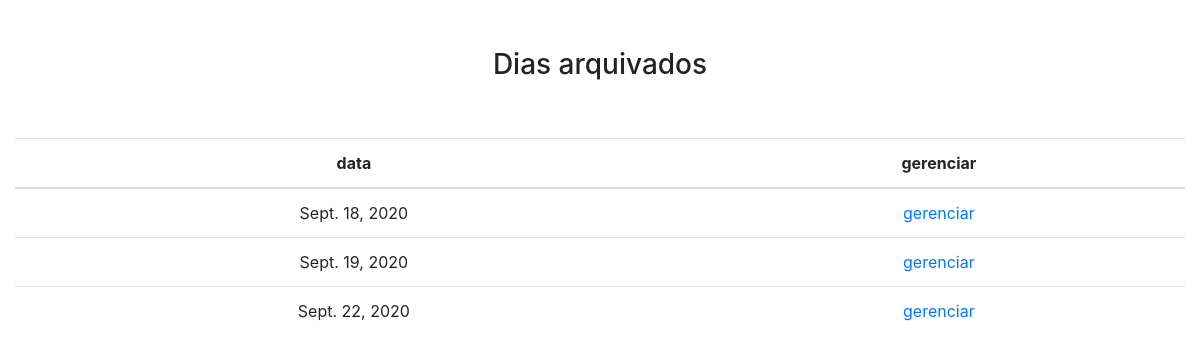
The app's page /core/aluno/turma/diaArquivado/5 with its own data.
### core/models.py (models this page shows, shortened)
class Dia(models.Model):
    data = models.DateField(auto_now=False, auto_now_add=False)
    turma = models.ForeignKey(
        Turma, on_delete=models.CASCADE, related_name='%(class)s_turmas')
    ativo = models.BooleanField(blank=True, default=True)

### core/views.py (the view)
# urls.py: path('aluno/turma/diaArquivado/<int:idTurma>', core_aluno_dia_arquivado_lista,
def core_aluno_dia_arquivado_lista(request, idTurma):
    turma = Turma.objects.get(id=idTurma)
    dias = Dia.objects.filter(turma=turma).filter(ativo=False)
    c = {
        'dias': dias,
    }
    return render(request, 'core/turma/dia_arquivado.html', c)

### core/templates/core/turma/dia_arquivado.html (shortened to what this page needs)
{% extends 'base.html' %}
{% block conteudo %}
    <div class="row mt-md-5">
        <div class="col justify-content-center d-flex">
            <h3>Dias arquivados</h3>
        </div>
    </div>
    <div class="row mt-md-5">
        <div class="col justify-content-center d-flex">
            <table class='table text-center'>
                <thead>
                    <th>data</th>
                    <th>gerenciar</th>
                </thead>
                <tbody>
                    {% for dia in dias %}
                        <tr>
                            <td>{{dia.data}}</td>
                            <td><a href={% url 'core_aluno_dia_arquivado_gerenciar' dia.id %}>gerenciar</a></td>
                        </tr>
                    {% endfor %}
                </tbody>
            </table>
        </div>
    </div>
{% endblock conteudo %}

### records on screen
Dia: data "Sept. 18, 2020"
Dia: data "Sept. 19, 2020"
Dia: data "Sept. 22, 2020"
